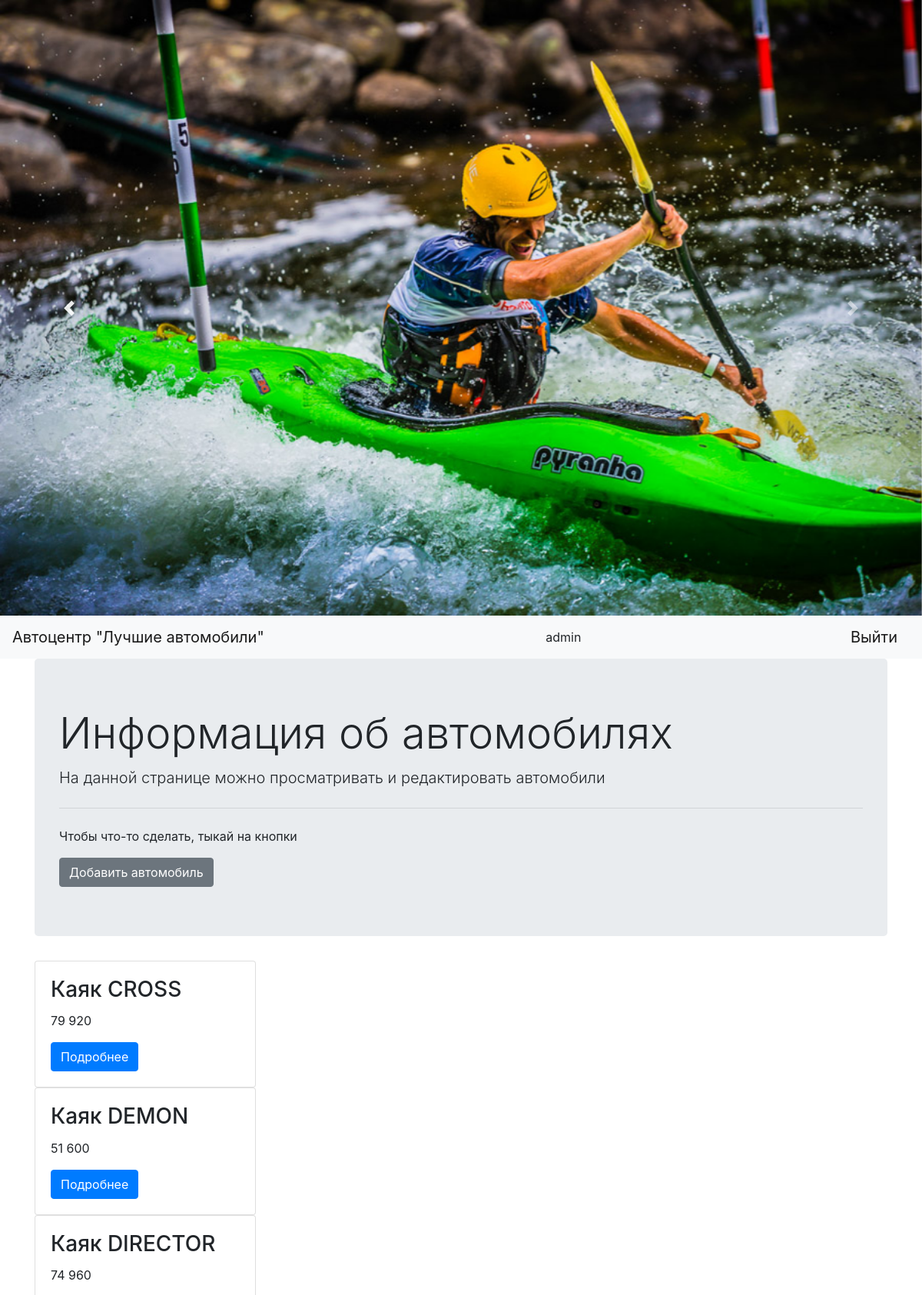
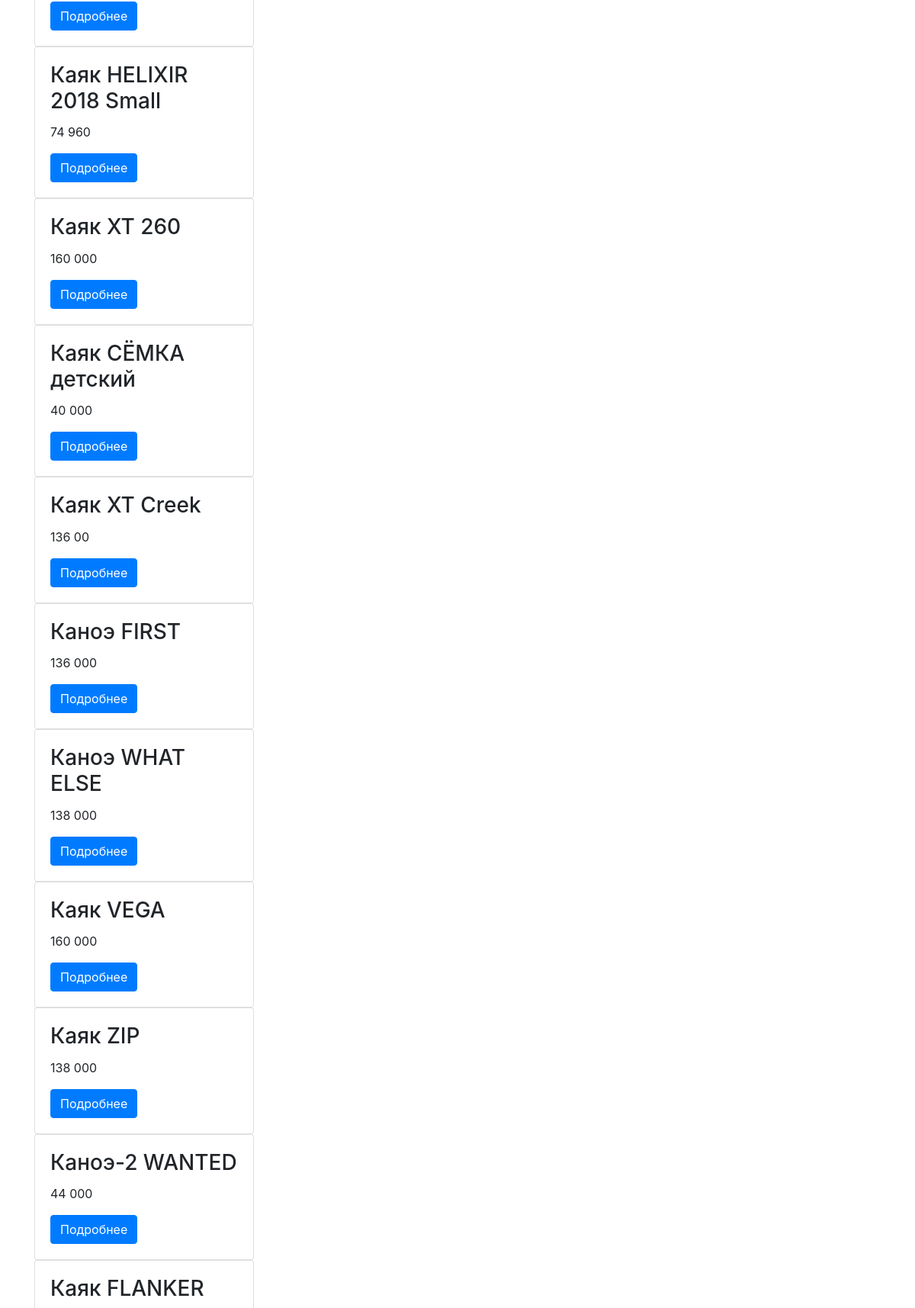
Screenshot of /car_admin (signed in, upper part) with the database file from the repository (2 pictures, top to bottom).
### tables this page shows
CREATE TABLE cars 
                            (car_id INTEGER PRIMARY KEY AUTOINCREMENT, 
                             model VARCHAR(20),
                             price INTEGER,
                             power INTEGER,
                             color VARCHAR(20),
                             dealer INTEGER
                        );

### index.py (the view)
@app.route('/car_admin', methods=['GET'])
def car_admin():
    if 'username' not in session:
        return redirect('/login')
    if session['username'] != 'admin':
        flash('������ ��������')
        redirect('index')
    cars = CarsModel(db.get_connection()).get_all()
    return render_template('car_admin.html',
                           username=session['username'],
                           title='�������� �����������',
                           cars=cars)

### db.py (called while the page is built)
    def get_connection(self):
        return self.conn

### models.py (called while the page is built)
    def get_all(self):
        cursor = self.connection.cursor()
        cursor.execute("SELECT model, price, car_id FROM cars")
        rows = cursor.fetchall()
        return rows

### templates/car_admin.html
{% extends "base.html" %}
{% block content %}
    <div class="jumbotron">
      <h1 class="display-4">Информация об автомобилях</h1>
      <p class="lead">На данной странице можно просматривать и редактировать автомобили</p>
      <hr class="my-4">
      <p>Чтобы что-то сделать, тыкай на кнопки</p>
        <a href="{{ url_for('add_car') }}">
            <button type="button" class="btn btn-secondary">Добавить автомобиль</button>
        </a>
    </div>
    {% for item in cars %}
        <div class="card" style="width: 18rem;">
          <div class="card-body">
            <h3 class="card-title">{{ item[0] }}</h3>
            <p class="card-text">{{ item[1] }}</p>
            <a href="/car/{{ item[2] }}" class="btn btn-primary">Подробнее</a>
          </div>
        </div>
    {% endfor %}
{% endblock %}

### templates/base.html (shortened to what this page needs)
<!doctype html>
<html lang="ru">
<head>
    <link rel="stylesheet" href="https://maxcdn.bootstrapcdn.com/bootstrap/4.0.0/css/bootstrap.min.css">
</head>
  <body>
    <header>
        <div id="carouselExampleControls" class="carousel slide" data-ride="carousel">
          <div class="carousel-inner">
            <div class="carousel-item active">
              <img class="d-block  w-100" src='{{url_for("static", filename="img/carousel-1.jpg")}}' alt="First slide">
            </div>
          </div>
          <a class="carousel-control-prev" href="#carouselExampleControls" role="button" data-slide="prev">
            <span class="carousel-control-prev-icon" aria-hidden="true"></span>
          </a>
          <a class="carousel-control-next" href="#carouselExampleControls" role="button" data-slide="next">
            <span class="carousel-control-next-icon" aria-hidden="true"></span>
          </a>
        </div>
      <nav class="navbar navbar-light bg-light">
        <a class="navbar-brand" href="/index">Автоцентр "Лучшие автомобили"</a>
            {% if "username" in session %}
            {{ username }}
            <a class="navbar-brand" href="/logout">Выйти</a>
            {% endif %}
      </nav>
    </header>
    <main role="main" class="container">
        {% block content %}{% endblock %}
    </main>
  </body>
</html>

### rows the page displays
cars: model "Каяк CROSS", price "79 920"
cars: model "Каяк DEMON", price "51 600"
cars: model "Каяк DIRECTOR", price "74 960"
cars: model "Каяк HELIXIR 2018 Small", price "74 960"
cars: model "Каяк XT 260", price "160 000"
cars: model "Каяк СЁМКА детский", price "40 000"
cars: model "Каяк XT Creek", price "136 00"
cars: model "Каноэ FIRST", price "136 000"
cars: model "Каноэ WHAT ELSE", price "138 000"
cars: model "Каяк VEGA", price "160 000"
cars: model "Каяк ZIP", price "138 000"
cars: model "Каноэ-2 WANTED", price "44 000"
cars: model "Каяк FLANKER"

### other values shown
{{ username }} "admin"
